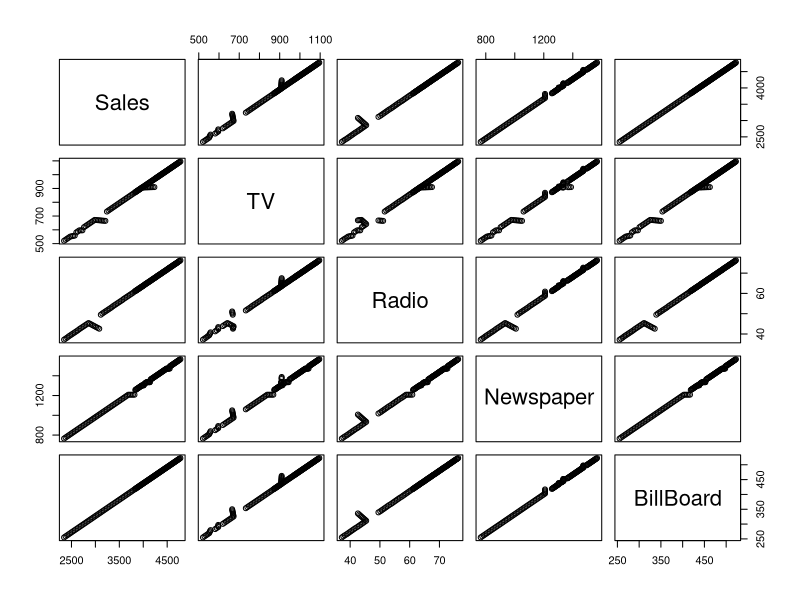

Reproduce this figure in R.
## ---- chunk 1
knitr::opts_chunk$set(fig.width=6, fig.height=6) 

## ---- chunk 2
# Clear variables
rm(list=ls())

library(readxl)
library(dplyr)
library(tidyverse)
library(lattice)
library(leaps)
library(MASS)

## ---- chunk 3

# Load Dataset
dataset <- read_excel("dataset/Sales_Dataset.xlsx")

## ---- chunk 4
summary(dataset)
## ---- chunk 5
plot(dataset)
## ---- chunk 6
lm_model = lm(Sales ~ . , data=dataset)
summary(lm_model)
## ---- chunk 7

lm_model1 = lm(Sales ~BillBoard+poly(TV,degree=2,raw = TRUE), data=dataset)  
#lm_model1 = lm(Sales ~BillBoard, data=dataset)  

summary(lm_model1)

## ---- chunk 8
lm_model1 = lm(Sales ~ Newspaper + poly(Newspaper,raw=FALSE) , data=dataset)
summary(lm_model1)
## ---- chunk 9
lm_model2 = lm(Sales ~ . + Radio*Newspaper , data=dataset)
summary(lm_model2)
## ---- chunk 10
lm_model3 = lm(Sales ~ ., data=dataset)
summary(lm_model1)
